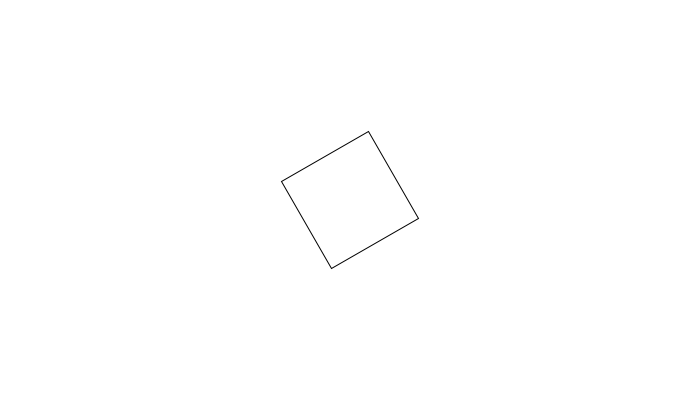
Frame 1 (no input)
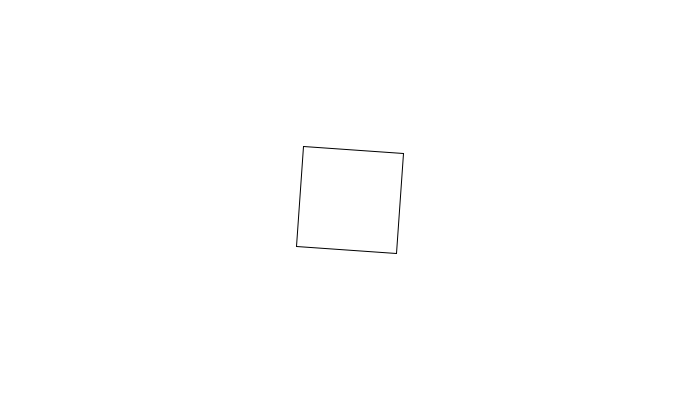
Frame 60 (the mouse pressed at the canvas centre just before this capture)
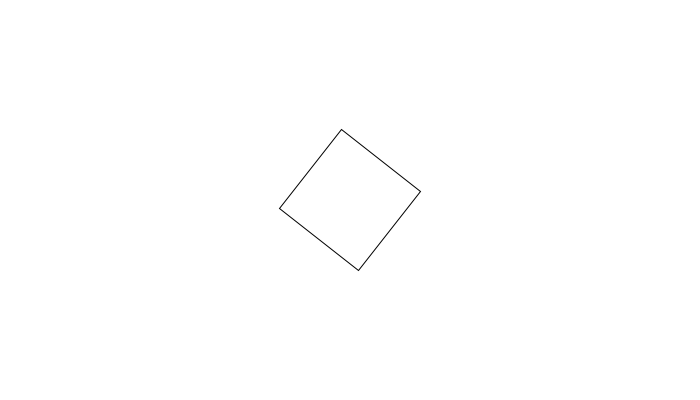
Frame 120 (the mouse held since frame 60 and released just before this capture)

The Processing sketch that drew these frames (run headless with seeded random() and noise(); from frame 60 on, the mouse is pressed at the canvas centre):

// Processing sketch: processing_33948
// ── processing_33948.pde

float rot = PI/3;
int x = 100;
int y = 100;

void setup() {
  size(700, 400);
  background(255);
  //  stroke(6);

  /*
  rect(325,175,50,50);
   
   pushMatrix();
   translate(325,175);
   rotate(radians(45));
   fill(0);
   rect(325,175,50,50);
   popMatrix();
   */
}

void draw() {
  pushMatrix();
  background(255);
  translate(width/2, height/2);
  rotate(rot);
  rect(-x/2, -y/2, x, y);
  popMatrix();

  rot = rot + 0.01;
}
